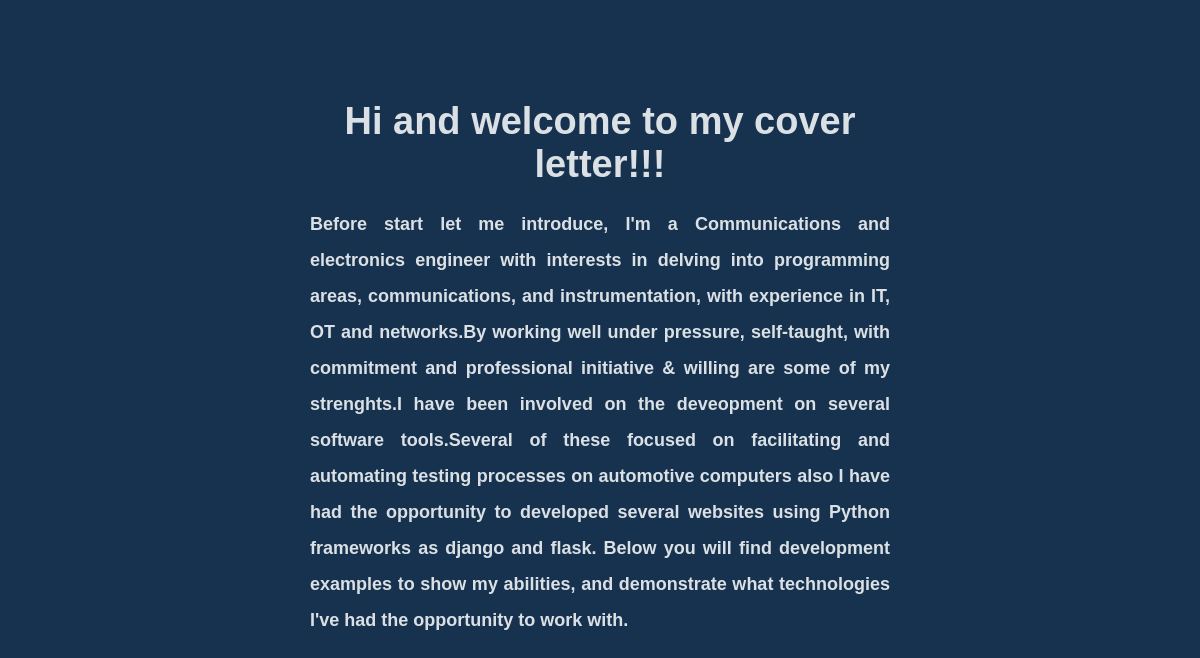
The app's page /, older data.
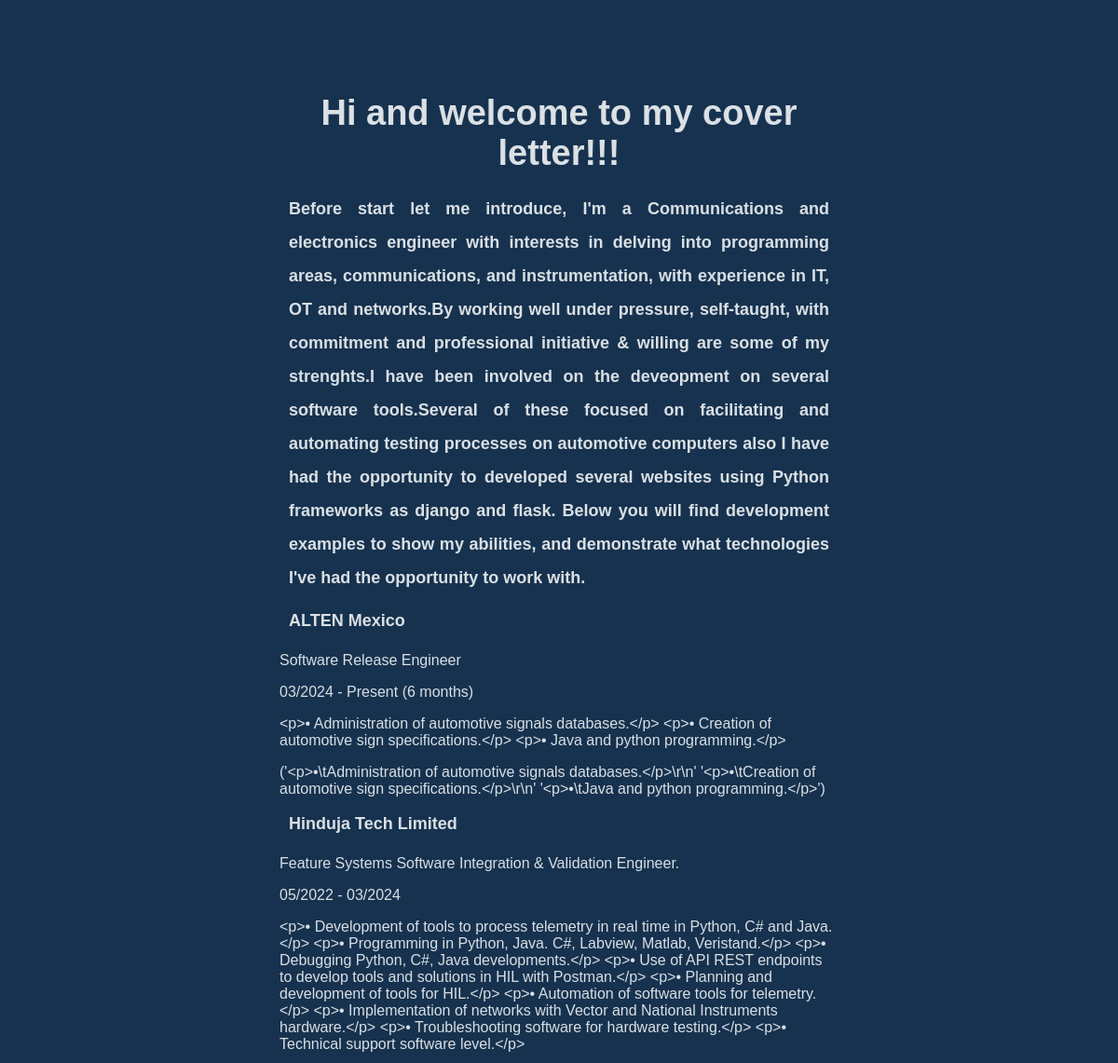
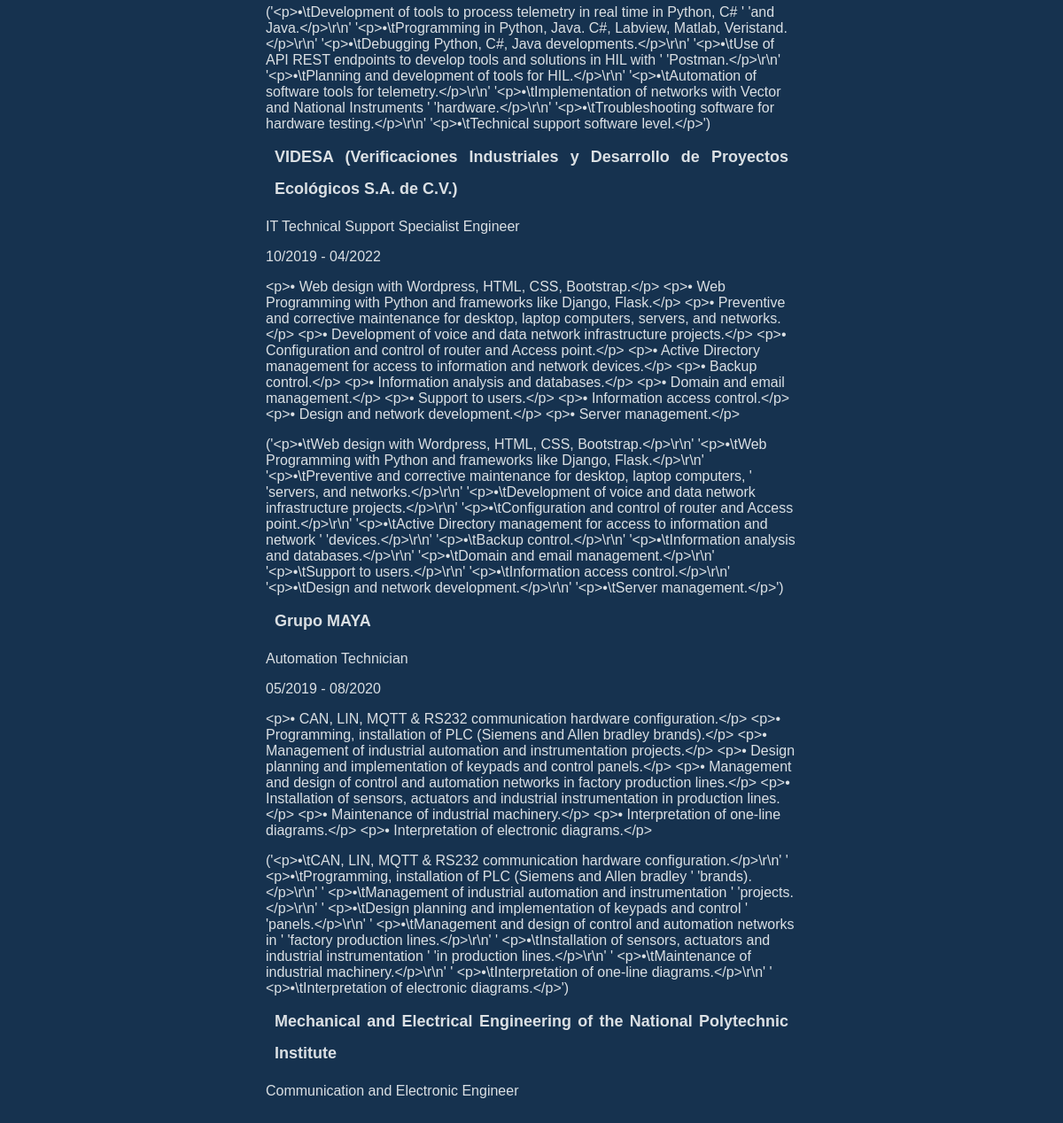
The same page, newer data (2 pictures, top to bottom).
### coverLetter/models.py (models this page shows, shortened)
class ExperienceItem(models.Model):
    company = models.CharField(max_length=100)
    position = models.CharField(max_length=100, null = True, blank = True)
    timelaps = models.CharField(max_length=100, null = True, blank = True)
    description = models.TextField( null = True, blank = True)
    achivements = models.TextField( null = True, blank = True)

class EducationItem(models.Model):
    school = models.CharField(max_length=100)
    course = models.CharField(max_length=200, null = True, blank = True)
    image = models.ImageField(null = True, blank = True)
    description = models.TextField(null = True, blank = True)

### coverLetter/views.py (the view)
# urls.py: path('', views.index, name="index"),
def index(request):
    experience = ExperienceItem.objects.all()
    projects = ProjectItem.objects.all()
    education = EducationItem.objects.all()
    return render(request, 'index.html',{
        'experience' : experience,
        'education' : education
    })

### coverLetter/templates/index.html (shortened to what this page needs)
{% load static %}
<!DOCTYPE html>
<html lang="en">
<head>
    <link rel="stylesheet" type="text/css" href="{% static 'css/styles.css' %}">
</head>
<body>
    <div>
        <h1>Hi and welcome to my cover letter!!!</h1>
        <h3>Before start let me introduce, I'm a Communications and electronics engineer with interests in delving
            into programming areas, communications, and instrumentation, with experience in IT, OT and networks.By working well under pressure, self-taught, with commitment and professional initiative & willing
            are some of my strenghts.I have been involved on the deveopment on several software tools.Several of these focused on facilitating and automating testing processes on automotive computers
            also I have had the opportunity to developed several websites using Python frameworks as django and flask.
            Below you will find development examples to show my abilities,
            and demonstrate what technologies I've had the opportunity to work with.</h3>
    </div>
    <div>
        {% for exp in experience %}
        <h3>{{exp.company}}</h4>
        <p>{{exp.position}}</p>
        <p>{{exp.timelaps}}</p>
        <p>{{exp.description}}</p>
        {{ exp.description|pprint }}
        {% endfor %}
    </div>
    <div>
        {% for ed in education %}
        <h3>{{ed.school}}</h3>
        <p>{{ed.course}}</p>
        {% endfor %}
    </div>
</body>
</html>

Row changes from the older to the newer data that the page shows:
added ExperienceItem: company "ALTEN Mexico", position "Software Release Engineer", timelaps "03/2024 - Present (6 months)", description "<p>• Administration of automotive signals databases.</p> <p>• Creation of automotive sign specifications.</p> <p>• Java and python programming.</p>", description|pprint "('<p>•\\tAdministration of automotive signals databases.</p>\\r\\n' '<p>•\\tCreation of automotive sign specifications.</p>\\r\\n' '<p>•\\tJava and python programming.</p>')"
added ExperienceItem: company "Hinduja Tech Limited", position "Feature Systems Software Integration & Validation Engineer.", timelaps "05/2022 - 03/2024", description "<p>• Development of tools to process telemetry in real time in Python, C# and Java.</p> <p>• Programming in Python, Java. C#, Labview, Matlab, Veristand.</p> <p>• Debugging Python, C#, Java developments.</p> <p>• Use of API REST endpoints to develop tools and solutions in HIL with Postman.</p> <p>• Planning and development of tools for HIL.</p> <p>• Automation of software tools for telemetry.</p> <p>• Implementation of networks with Vector and National Instruments hardware.</p> <p>• Troubleshooting software for hardware testing.</p> <p>• Technical support software level.</p>", description|pprint "('<p>•\\tDevelopment of tools to process telemetry in real time in Python, C# ' 'and Java.</p>\\r\\n' '<p>•\\tProgramming in Python, Java. C#, Labview, Matlab, Veristand.</p>\\r\\n' '<p>•\\tDebugging Python, C#, Java developments.</p>\\r\\n' '<p>•\\tUse of API REST endpoints to develop tools and solutions in HIL with ' 'Postman.</p>\\r\\n' '<p>•\\tPlanning and development of tools for HIL.</p>\\r\\n' '<p>•\\tAutomation of software tools for telemetry.</p>\\r\\n' '<p>•\\tImplementation of networks with Vector and National Instruments ' 'hardware.</p>\\r\\n' '<p>•\\tTroubleshooting software for hardware testing.</p>\\r\\n' '<p>•\\tTechnical support software level.</p>')"
added ExperienceItem: company "VIDESA (Verificaciones Industriales y Desarrollo de Proyectos Ecológicos S.A. de C.V.)", position "IT Technical Support Specialist Engineer", timelaps "10/2019 - 04/2022", description "<p>• Web design with Wordpress, HTML, CSS, Bootstrap.</p> <p>• Web Programming with Python and frameworks like Django, Flask.</p> <p>• Preventive and corrective maintenance for desktop, laptop computers, servers, and networks.</p> <p>• Development of voice and data network infrastructure projects.</p> <p>• Configuration and control of router and Access point.</p> <p>• Active Directory management for access to information and network devices.</p> <p>• Backup control.</p> <p>• Information analysis and databases.</p> <p>• Domain and email management.</p> <p>• Support to users.</p> <p>• Information access control.</p> <p>• Design and network development.</p> <p>• Server management.</p>", description|pprint "('<p>•\\tWeb design with Wordpress, HTML, CSS, Bootstrap.</p>\\r\\n' '<p>•\\tWeb Programming with Python and frameworks like Django, Flask.</p>\\r\\n' '<p>•\\tPreventive and corrective maintenance for desktop, laptop computers, ' 'servers, and networks.</p>\\r\\n' '<p>•\\tDevelopment of voice and data network infrastructure projects.</p>\\r\\n' '<p>•\\tConfiguration and control of router and Access point.</p>\\r\\n' '<p>•\\tActive Directory management for access to information and network ' 'devices.</p>\\r\\n' '<p>•\\tBackup control.</p>\\r\\n' '<p>•\\tInformation analysis and databases.</p>\\r\\n' '<p>•\\tDomain and email management.</p>\\r\\n' '<p>•\\tSupport to users.</p>\\r\\n' '<p>•\\tInformation access…"
added ExperienceItem: company "Grupo MAYA", position "Automation Technician", timelaps "05/2019 - 08/2020", description "<p>• CAN, LIN, MQTT & RS232 communication hardware configuration.</p> <p>• Programming, installation of PLC (Siemens and Allen bradley brands).</p> <p>• Management of industrial automation and instrumentation projects.</p> <p>• Design planning and implementation of keypads and control panels.</p> <p>• Management and design of control and automation networks in factory production lines.</p> <p>• Installation of sensors, actuators and industrial instrumentation in production lines.</p> <p>• Maintenance of industrial machinery.</p> <p>• Interpretation of one-line diagrams.</p> <p>• Interpretation of electronic diagrams.</p>", description|pprint "('<p>•\\tCAN, LIN, MQTT & RS232 communication hardware configuration.</p>\\r\\n' ' <p>•\\tProgramming, installation of PLC (Siemens and Allen bradley ' 'brands).</p>\\r\\n' ' <p>•\\tManagement of industrial automation and instrumentation ' 'projects.</p>\\r\\n' ' <p>•\\tDesign planning and implementation of keypads and control ' 'panels.</p>\\r\\n' ' <p>•\\tManagement and design of control and automation networks in ' 'factory production lines.</p>\\r\\n' ' <p>•\\tInstallation of sensors, actuators and industrial instrumentation ' 'in production lines.</p>\\r\\n' ' <p>•\\tMaintenance of industrial machinery.</p>\\r\\n' ' <p>•\\tInterpretation of one-line diagrams.</p>\\r\\n' ' <p>•\\tInterpretation of electronic…"
added EducationItem: school "Mechanical and Electrical Engineering of the National Polytechnic Institute", course "Communication and Electronic Engineer"
